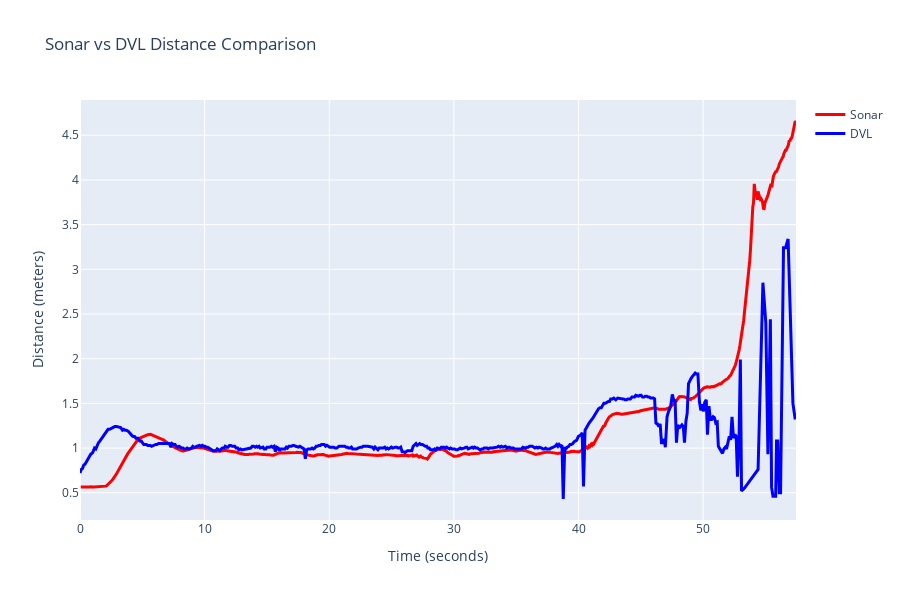

Notebook cell for this chart:
### Code cell
# Compare sonar vs DVL using the sonar_visualization function
print(f"\n" + "=" * 60)
print("SONAR vs DVL COMPARISON")
print("=" * 60)

fig, comparison_stats = compare_sonar_vs_dvl(
    net_analysis_results,
    raw_data,
    sonar_coverage_m=sonar_coverage_meters,
    sonar_image_size=image_shape[0]
)

if fig:
    fig.show()

print(f"\nComparison Statistics:")
for key, value in comparison_stats.items():
    if isinstance(value, float):
        print(f"  {key}: {value:.3f}")
    else:
        print(f"  {key}: {value}")

### Figure 1 — Plotly figure (JSON) as saved in the notebook; plotly's stock layout.template omitted (floating-point values rounded to 4 significant figures; data arrays with more than 128 entries replaced by an {"elided": "..."} marker saying what was removed)
{"data": [{"line": {"color": "red", "width": 3}, "mode": "lines", "name": "Sonar", "type": "scatter", "x": {"elided": "944 float values"}, "y": {"elided": "944 float values"}}, {"line": {"color": "blue", "width": 3}, "mode": "lines", "name": "DVL", "type": "scatter", "x": {"elided": "497 float values"}, "y": {"elided": "497 float values"}}], "layout": {"height": 600, "title": {"text": "Sonar vs DVL Distance Comparison"}, "xaxis": {"anchor": "y", "domain": [0, 1], "title": {"text": "Time (seconds)"}}, "yaxis": {"anchor": "x", "domain": [0, 1], "title": {"text": "Distance (meters)"}}}}
